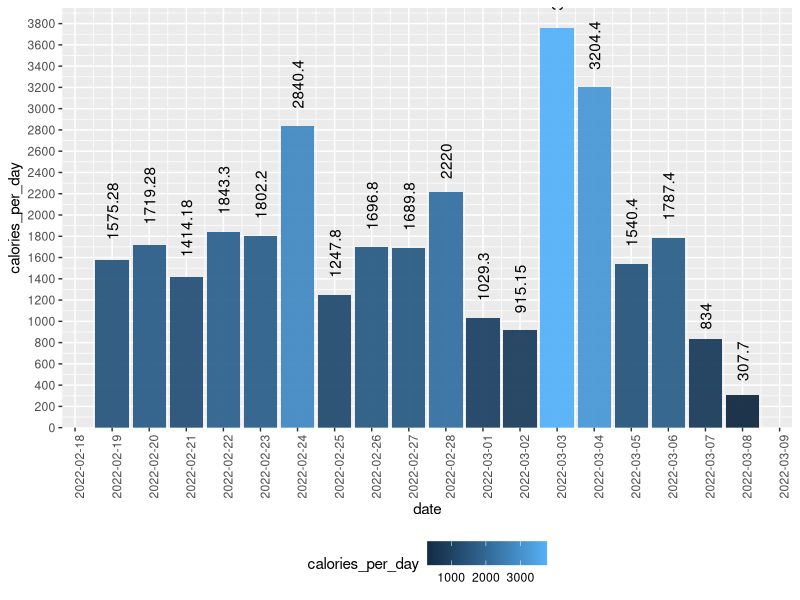
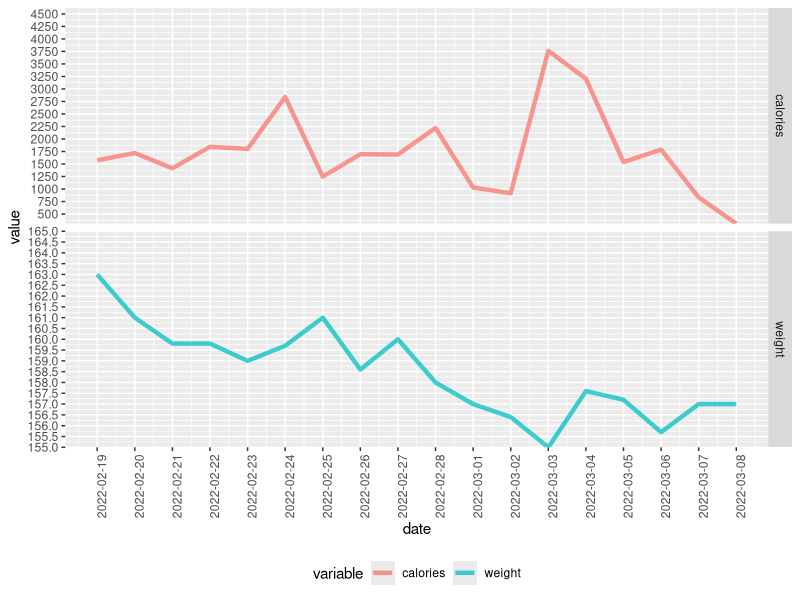

Generate these figures, in order, with R:
## ---- chunk 1
knitr::opts_chunk$set(echo = FALSE, fig.height = 15, fig.width = 10)
## ---- chunk 2
dataset <- data.table::fread("./calorie-tracker.csv")

dataset <- na.omit(dataset, cols = "date")
## ---- chunk 3
dataset[, date := as.Date(as.character(date), format = "%Y%m%d")]
## ---- chunk 4
dataset[, .(calories_per_day = sum(Calories)), by = date] |>
	ggplot2::ggplot(ggplot2::aes(x = date, y = calories_per_day, fill = calories_per_day)) +
	ggplot2::geom_bar(stat = "identity", alpha = 0.95) +
	# ggplot2::geom_text(ggplot2::aes(label = calories_per_day), position = ggplot2::position_dodge(width = 0.9), angle = 90, hjust = -0.25) + 
	ggplot2::geom_text(ggplot2::aes(label = calories_per_day, hjust = -0.35), angle = 90) +
	ggplot2::scale_y_continuous(expand = ggplot2::expansion(mult = c(0, .05)), n.breaks = 20) +
	ggplot2::scale_x_date(date_breaks = "1 day", date_labels = "%Y-%m-%d") +
	ggplot2::theme(legend.position = "bottom", axis.text.x = ggplot2::element_text(angle = 90, vjust = 1, hjust = 1))
## ---- chunk 5
dataset[, .(calories = sum(Calories), weight = unique(weight)), by = date] |>
	data.table::melt(id.vars = "date") |>
	ggplot2::ggplot(ggplot2::aes(x = date, y = value, group = variable, colour = variable)) +
	ggplot2::geom_line(size = 1.5, alpha = 0.75) +
	ggplot2::scale_x_date(date_breaks = "1 day", date_labels = "%Y-%m-%d") +
	ggplot2::scale_y_continuous(expand = ggplot2::expansion(mult = c(0, .25)), n.breaks = 20) +
	ggplot2::facet_grid(variable ~ ., scales = "free") +
	ggplot2::theme(legend.position = "bottom", axis.text.x = ggplot2::element_text(angle = 90, vjust = 1, hjust = 1))
